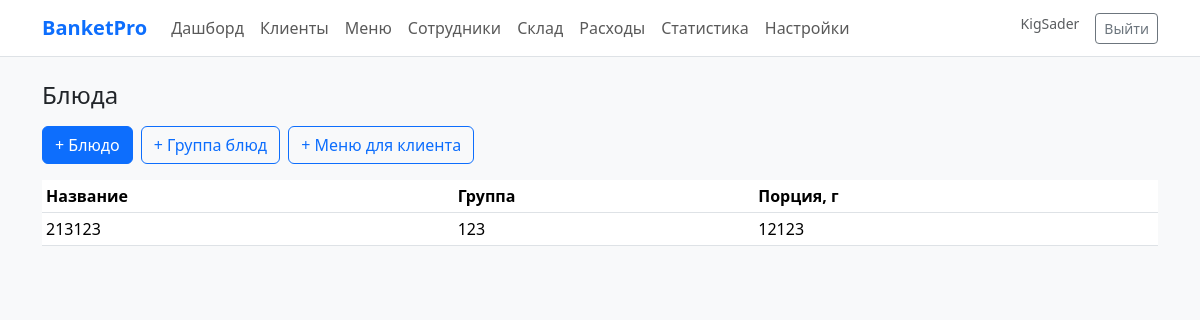
The page /menu/ (signed in) on the database its author committed.
### menuapp/models.py (models this page shows, shortened)
class Dish(models.Model):
    name = models.CharField('Название', max_length=200)
    photo = models.ImageField('Фото', upload_to='dishes/', blank=True, null=True)
    composition = models.TextField('Описание', blank=True)
    serving_weight = models.PositiveIntegerField('Порция, г', default=0)
    group = models.ForeignKey(DishGroup, on_delete=models.SET_NULL, blank=True, null=True, related_name='dishes')
    price = models.DecimalField('Стоимость', max_digits=10, decimal_places=2, default=0)
    techcard = models.ForeignKey(TechCard, on_delete=models.SET_NULL, null=True, blank=True)

class DishGroup(models.Model):
    name = models.CharField('Группа', max_length=100)
    def __str__(self):
        return self.name

### menuapp/views.py (the view)
# urls.py: path('', views.DishListView.as_view(), name='dish_list'),
class DishListView(LoginRequiredMixin, generic.ListView):
    model = Dish
    template_name = 'menu/dish_list.html'

### templates/menu/dish_list.html (shortened to what this page needs)
{% extends 'base.html' %}
{% block content %}
<h1 class="h4 mb-3">Блюда</h1>
<div class="d-flex gap-2 mb-3">
  <a class="btn btn-primary" href="{% url 'menuapp:dish_create' %}">+ Блюдо</a>
  <a class="btn btn-outline-primary" href="{% url 'menuapp:dishgroup_create' %}">+ Группа блюд</a>
  <a class="btn btn-outline-primary" href="{% url 'menuapp:clientmenu_create' %}">+ Меню для клиента</a>
</div>
<table class="table table-sm bg-white">
  <thead><tr><th>Название</th><th>Группа</th><th>Порция, г</th></tr></thead>
  <tbody>
    {% for d in object_list %}
      <tr><td>{{ d.name }}</td><td>{{ d.group }}</td><td>{{ d.serving_weight }}</td></tr>
    {% empty %}
      <tr><td colspan="3" class="text-muted">Пусто</td></tr>
    {% endfor %}
  </tbody>
</table>
{% endblock %}

### templates/base.html (shortened to what this page needs)
{% load static %}
<!doctype html>
<html lang="ru">
<head>
  <link href="https://cdn.jsdelivr.net/npm/bootstrap@5.3.3/dist/css/bootstrap.min.css" rel="stylesheet">
  <link href="{% static 'css/app.css' %}" rel="stylesheet">
</head>
<body class="bg-light">
<nav class="navbar navbar-expand-lg navbar-light bg-white border-bottom">
  <div class="container">
    <a class="navbar-brand fw-semibold text-primary" href="/">BanketPro</a>
    <div class="collapse navbar-collapse" id="nav">
      <ul class="navbar-nav me-auto">
        <li class="nav-item"><a class="nav-link" href="/crm/dashboard/">Дашборд</a></li>
        <li class="nav-item"><a class="nav-link" href="/crm/clients/">Клиенты</a></li>
        <li class="nav-item"><a class="nav-link" href="/menu/">Меню</a></li>
        <li class="nav-item"><a class="nav-link" href="/employees/">Сотрудники</a></li>
        <li class="nav-item"><a class="nav-link" href="/warehouse/">Склад</a></li>
        <li class="nav-item"><a class="nav-link" href="/expenses/">Расходы</a></li>
        <li class="nav-item"><a class="nav-link" href="/stats/">Статистика</a></li>
        <li class="nav-item"><a class="nav-link" href="/settings/">Настройки</a></li>
      </ul>
      <div class="d-flex">
        {% if user.is_authenticated %}
          <span class="me-3 small text-muted">{{ user.username }}</span>
          <a class="btn btn-sm btn-outline-secondary" href="/accounts/logout/">Выйти</a>
        {% else %}
          <a class="btn btn-sm btn-primary" href="/accounts/login/">Войти</a>
        {% endif %}
      </div>
    </div>
  </div>
</nav>
<main class="container py-4">
  {% block content %}{% endblock %}
</main>
</body>
</html>

### rows shown on the page
Dish: name "213123", group "123", serving_weight "12123"

### other values the page prints
{{ user.username }} "KigSader"
